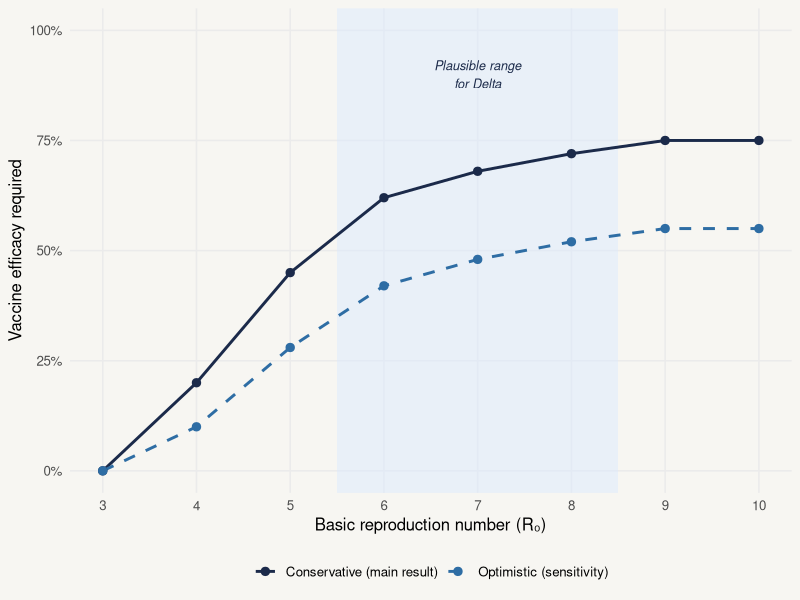

Recreate this plot in R.
## ---- chunk 1
#| label: fig-efficacy
#| fig-cap: "Vaccine efficacy against onward transmission required to hold quarantine breach risk at the pre-Delta, pre-vaccine benchmark (R₀ = 3, no vaccination). The conservative line assumes vaccinated people who are infected are as contagious as unvaccinated people; the optimistic line assumes the vaccine also reduces transmission from breakthrough cases. Source: Zachreson et al. (2022)."
#| echo: false
#| warning: false

library(ggplot2)
library(dplyr)

conservative <- data.frame(
  R0 = c(3, 4, 5, 6, 7, 8, 9, 10),
  efficacy = c(0, 20, 45, 62, 68, 72, 75, 75),
  assumption = "Conservative (main result)"
)

optimistic <- data.frame(
  R0 = c(3, 4, 5, 6, 7, 8, 9, 10),
  efficacy = c(0, 10, 28, 42, 48, 52, 55, 55),
  assumption = "Optimistic (sensitivity)"
)

df <- bind_rows(conservative, optimistic)
delta_band <- data.frame(xmin = 5.5, xmax = 8.5, ymin = -Inf, ymax = Inf)

ggplot(df, aes(x = R0, y = efficacy, colour = assumption, linetype = assumption)) +
  geom_rect(data = delta_band,
            aes(xmin = xmin, xmax = xmax, ymin = ymin, ymax = ymax),
            inherit.aes = FALSE,
            fill = "#DBEAFE", alpha = 0.5) +
  geom_line(linewidth = 1) +
  geom_point(size = 2.5) +
  annotate("text", x = 7, y = 90, label = "Plausible range\nfor Delta",
           colour = "#1B2A4A", size = 3.2, fontface = "italic") +
  scale_colour_manual(values = c("Conservative (main result)" = "#1B2A4A",
                                  "Optimistic (sensitivity)" = "#2E6DA4")) +
  scale_linetype_manual(values = c("Conservative (main result)" = "solid",
                                    "Optimistic (sensitivity)" = "dashed")) +
  scale_x_continuous(breaks = 3:10) +
  scale_y_continuous(limits = c(0, 100), labels = function(x) paste0(x, "%")) +
  labs(x = "Basic reproduction number (R₀)",
       y = "Vaccine efficacy required",
       colour = NULL, linetype = NULL) +
  theme_minimal(base_size = 12) +
  theme(
    legend.position = "bottom",
    panel.grid.minor = element_blank(),
    plot.background = element_rect(fill = "#F7F6F2", colour = NA)
  )
## ---- chunk 2
#| label: tbl-scenarios
#| tbl-cap: "Relative quarantine breach risk under four scenarios, expressed as integrated force of infection released into the community relative to the pre-Delta unvaccinated benchmark. Values from Zachreson et al. (2022)."
#| echo: false

library(knitr)

scenarios <- data.frame(
  Scenario = c("Pre-Delta, unvaccinated", "Pre-Delta, vaccinated pathway",
               "Delta, unvaccinated", "Delta, vaccinated pathway"),
  R0 = c("3", "3", "6", "6"),
  `Vaccine efficacy` = c("0%", "90%", "0%", "60%"),
  `Breach risk vs benchmark` = c("1.0 (benchmark)", "~0.03", "~3×", "~1.0"),
  `What it means` = c(
    "The risk already accepted in 2020",
    "Room for ~30× the arrivals at the same exposure",
    "Three times the breach exposure of 2020",
    "Back to exactly where 2020 was — no improvement"
  ),
  check.names = FALSE
)

kable(scenarios)
